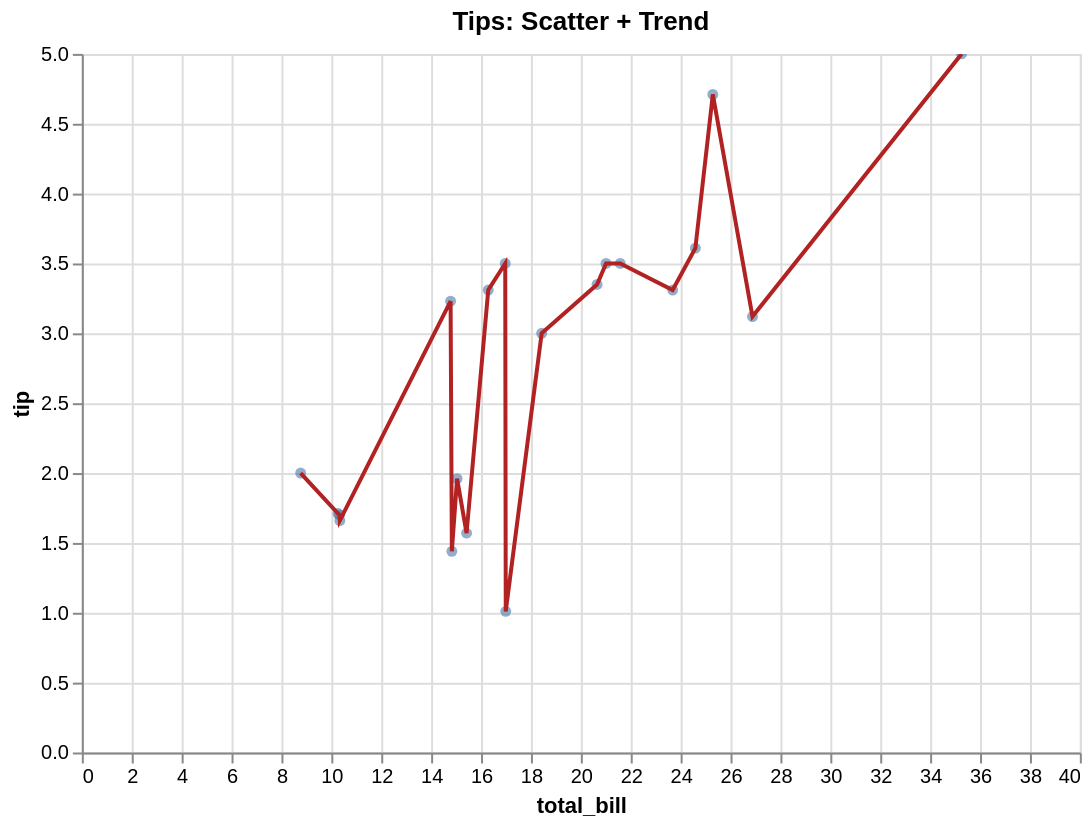

Vega-Lite specification stored for this chart:
### Vega-Lite specification from a JSON file in a GitHub repository (floating-point values rounded to 4 significant figures)
{"$schema": "https://vega.github.io/schema/vega-lite/v5.json", "data": {"values": [{"day": "Sun", "sex": "Female", "size": 2, "tip": 1.01, "total_bill": 16.99}, {"day": "Sun", "sex": "Male", "size": 3, "tip": 1.66, "total_bill": 10.34}, {"day": "Sun", "sex": "Male", "size": 3, "tip": 3.5, "total_bill": 21.01}, {"day": "Sun", "sex": "Male", "size": 2, "tip": 3.31, "total_bill": 23.68}, {"day": "Sun", "sex": "Female", "size": 4, "tip": 3.61, "total_bill": 24.59}, {"day": "Sun", "sex": "Male", "size": 4, "tip": 4.71, "total_bill": 25.29}, {"day": "Sun", "sex": "Male", "size": 2, "tip": 2.0, "total_bill": 8.77}, {"day": "Sun", "sex": "Male", "size": 4, "tip": 3.12, "total_bill": 26.88}, {"day": "Sun", "sex": "Male", "size": 2, "tip": 1.96, "total_bill": 15.04}, {"day": "Sun", "sex": "Female", "size": 2, "tip": 3.23, "total_bill": 14.78}, {"day": "Sun", "sex": "Male", "size": 2, "tip": 1.71, "total_bill": 10.27}, {"day": "Sun", "sex": "Female", "size": 4, "tip": 5.0, "total_bill": 35.26}, {"day": "Sun", "sex": "Male", "size": 2, "tip": 1.57, "total_bill": 15.42}, {"day": "Sun", "sex": "Male", "size": 2, "tip": 3.0, "total_bill": 18.43}, {"day": "Sun", "sex": "Female", "size": 2, "tip": 1.44, "total_bill": 14.83}, {"day": "Sun", "sex": "Male", "size": 2, "tip": 3.5, "total_bill": 21.58}, {"day": "Sun", "sex": "Male", "size": 3, "tip": 1.7, "total_bill": 10.33}, {"day": "Sun", "sex": "Male", "size": 3, "tip": 3.31, "total_bill": 16.29}, {"day": "Sun", "sex": "Male", "size": 3, "tip": 3.5, "total_bill": 16.97}, {"day": "Sun", "sex": "Male", "size": 3, "tip": 3.35, "total_bill": 20.65}]}, "height": 350, "layer": [{"encoding": {"tooltip": [{"field": "total_bill", "type": "quantitative"}, {"field": "tip", "type": "quantitative"}], "x": {"field": "total_bill", "type": "quantitative"}, "y": {"field": "tip", "type": "quantitative"}}, "mark": {"filled": true, "opacity": 0.6, "type": "point"}, "params": [{"bind": "scales", "name": "grid", "select": {"encodings": ["x", "y"], "type": "interval"}}]}, {"encoding": {"tooltip": [{"field": "total_bill", "type": "quantitative"}, {"field": "tip", "type": "quantitative"}], "x": {"field": "total_bill", "type": "quantitative"}, "y": {"field": "tip", "type": "quantitative"}}, "mark": {"color": "firebrick", "type": "line"}}], "title": "Tips: Scatter + Trend", "width": 500}
